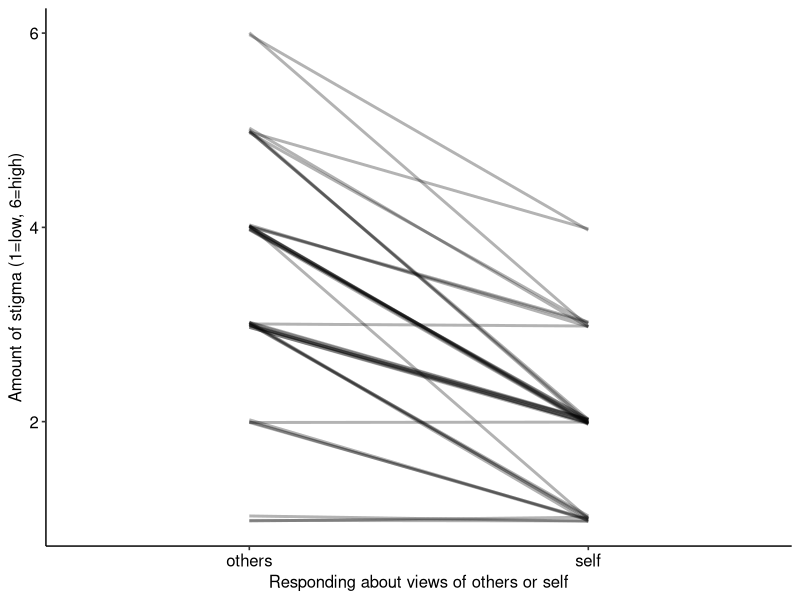

This chart was generated by the following R code:
## ---- chunk 1
library(ggplot2)
library(ggpubr)
library(data.table)
## ---- chunk 2
set.seed(3)
n <- 40
self <- rbinom(n, 5, 0.25) + 1
others <- self + rbinom(n, 3, 0.5)
fd <- data.table(id=factor(rep(1:n, 2)),
                 who=factor(rep(c("self", "others"), each=n)),
                 stigma <- c(self, others))
## ---- chunk 3
jitter_mag <- 0.03
gg <- ggplot(data=fd, aes(x=who, y=stigma, group=id)) +
  geom_line(size=1,
            alpha=0.3, 
            position=position_jitter(w=0, h=jitter_mag)) +
  ylab("Amount of stigma (1=low, 6=high)") +
  xlab("Responding about views of others or self") +
  theme_pubr() +
  NULL
gg
